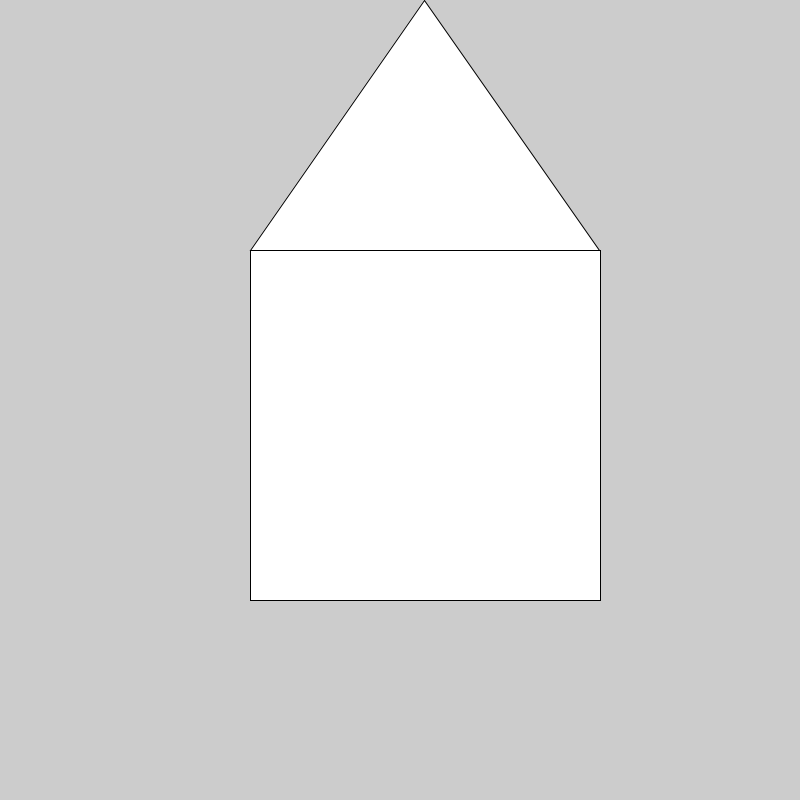
Frame 1 (no input)
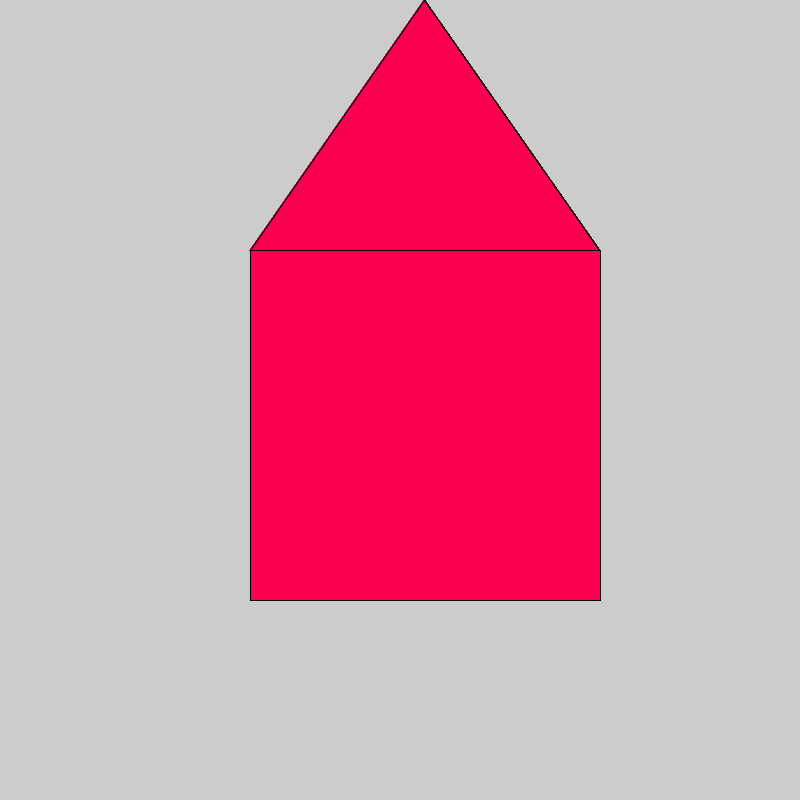
Frame 60 (the mouse pressed at the canvas centre just before this capture)
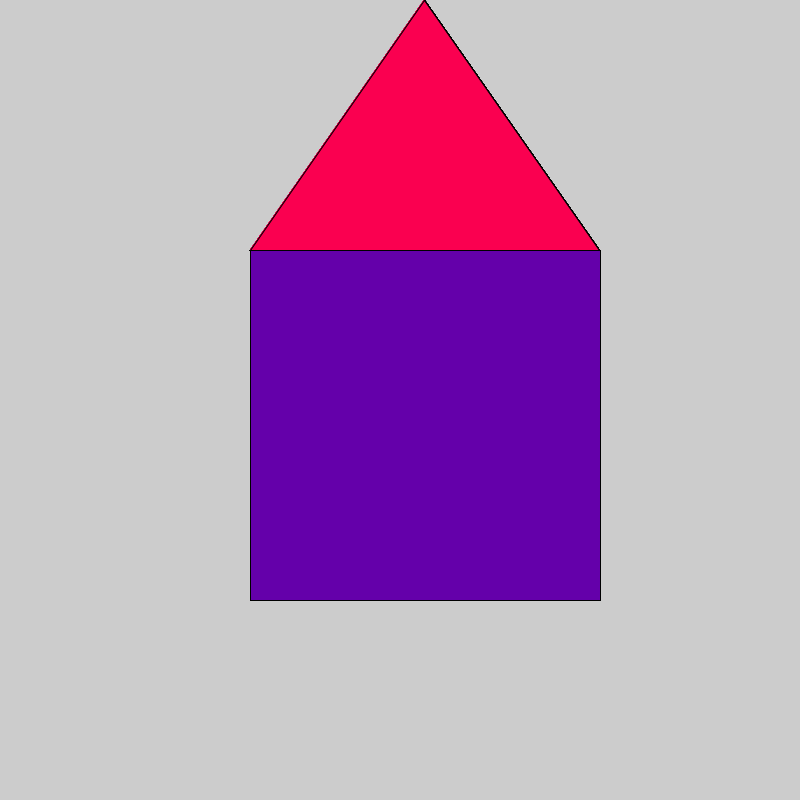
Frame 120 (the mouse held since frame 60 and released just before this capture)

The Processing sketch that drew these frames (run headless with seeded random() and noise(); from frame 60 on, the mouse is pressed at the canvas centre):

// Processing sketch: sketch_161219a
// ── sketch_161219a.pde
void setup(){size(800,800);
}
void draw(){
  triangle(250,250,599,250,424,mouseX);
  rect(250,250,350,350);
  if(mousePressed){
    fill(100,0,170);
  }else{
    fill(250,mouseY,80);
  }
}
